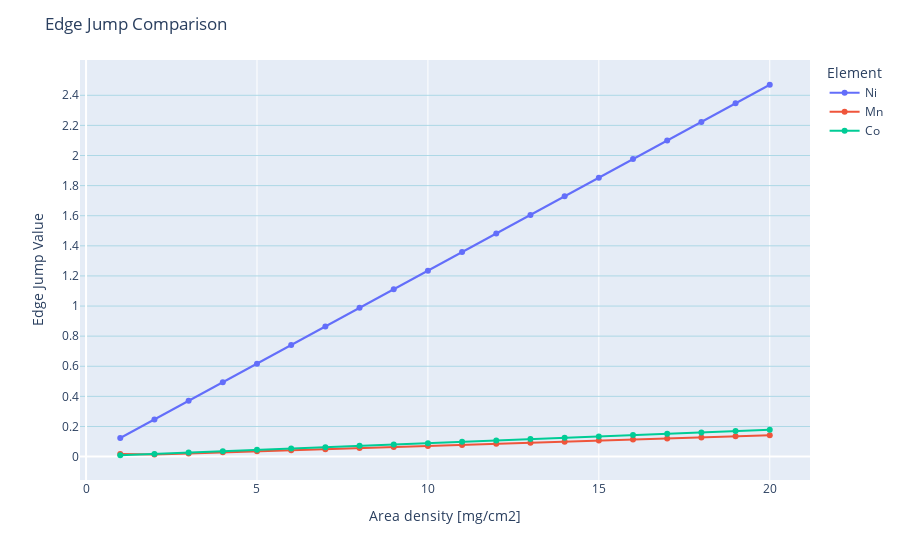

The notebook cell this image was saved under:
### Code cell
import plotly.express as px
import pandas as pd
import numpy as np

# Assuming edge_jump_Ni, edge_jump_Mn, edge_jump_Co are lists or arrays
# Create a range for x values
x = np.arange(1, 21, 1)

# Create a DataFrame to store the data
df = pd.DataFrame({
    'X': x,
    'Ni': edge_jump_Ni,
    'Mn': edge_jump_Mn,
    'Co': edge_jump_Co
})

# Melt the DataFrame to long format suitable for Plotly
df_melted = df.melt(id_vars='X', value_vars=['Ni', 'Mn', 'Co'], var_name='Element', value_name='Edge Jump')

# Create the line plot
fig = px.line(df_melted, x='X', y='Edge Jump', color='Element', markers=True,
              labels={'Edge Jump': 'Edge Jump Value', 'X': 'Index'})

# Update layout and axis properties
fig.update_layout(
    title='Edge Jump Comparison',
    xaxis_title=r'Area density [mg/cm2]',
    yaxis_title='Edge Jump Value',
    legend_title='Element',
    yaxis=dict(tickmode='array', tickvals=np.arange(0, 2.6, 0.2))
)

# Adding grid lines
fig.update_yaxes(showgrid=True, gridwidth=1, gridcolor='LightBlue')

# Show the figure
fig.show()

### Figure 1 — Plotly figure (JSON) as saved in the notebook; plotly's stock layout.template omitted (floating-point values rounded to 4 significant figures)
{"data": [{"hovertemplate": "Element=Ni<br>Index=%{x}<br>Edge Jump Value=%{y}<extra></extra>", "legendgroup": "Ni", "line": {"color": "#636efa", "dash": "solid"}, "marker": {"symbol": "circle"}, "mode": "lines+markers", "name": "Ni", "orientation": "v", "showlegend": true, "type": "scatter", "x": [1, 2, 3, 4, 5, 6, 7, 8, 9, 10, 11, 12, 13, 14, 15, 16, 17, 18, 19, 20], "xaxis": "x", "y": [0.1234, 0.2469, 0.3704, 0.4939, 0.6174, 0.7409, 0.8645, 0.988, 1.111, 1.235, 1.358, 1.482, 1.605, 1.729, 1.853, 1.976, 2.1, 2.223, 2.347, 2.47], "yaxis": "y"}, {"hovertemplate": "Element=Mn<br>Index=%{x}<br>Edge Jump Value=%{y}<extra></extra>", "legendgroup": "Mn", "line": {"color": "#EF553B", "dash": "solid"}, "marker": {"symbol": "circle"}, "mode": "lines+markers", "name": "Mn", "orientation": "v", "showlegend": true, "type": "scatter", "x": [1, 2, 3, 4, 5, 6, 7, 8, 9, 10, 11, 12, 13, 14, 15, 16, 17, 18, 19, 20], "xaxis": "x", "y": [0.01649, 0.01395, 0.02103, 0.02811, 0.03519, 0.04227, 0.04935, 0.05643, 0.06351, 0.07059, 0.07767, 0.08475, 0.09183, 0.09891, 0.106, 0.1131, 0.1202, 0.1272, 0.1343, 0.1414], "yaxis": "y"}, {"hovertemplate": "Element=Co<br>Index=%{x}<br>Edge Jump Value=%{y}<extra></extra>", "legendgroup": "Co", "line": {"color": "#00cc96", "dash": "solid"}, "marker": {"symbol": "circle"}, "mode": "lines+markers", "name": "Co", "orientation": "v", "showlegend": true, "type": "scatter", "x": [1, 2, 3, 4, 5, 6, 7, 8, 9, 10, 11, 12, 13, 14, 15, 16, 17, 18, 19, 20], "xaxis": "x", "y": [0.008822, 0.01776, 0.02669, 0.03563, 0.04456, 0.0535, 0.06243, 0.07137, 0.0803, 0.08924, 0.09818, 0.1071, 0.116, 0.125, 0.1339, 0.1429, 0.1518, 0.1607, 0.1697, 0.1786], "yaxis": "y"}], "layout": {"legend": {"title": {"text": "Element"}, "tracegroupgap": 0}, "margin": {"t": 60}, "title": {"text": "Edge Jump Comparison"}, "xaxis": {"anchor": "y", "domain": [0, 1], "title": {"text": "Area density [mg/cm2]"}}, "yaxis": {"anchor": "x", "domain": [0, 1], "gridcolor": "LightBlue", "gridwidth": 1, "showgrid": true, "tickmode": "array", "tickvals": [0, 0.2, 0.4, 0.6, 0.8, 1, 1.2, 1.4, 1.6, 1.8, 2, 2.2, 2.4], "title": {"text": "Edge Jump Value"}}}}
